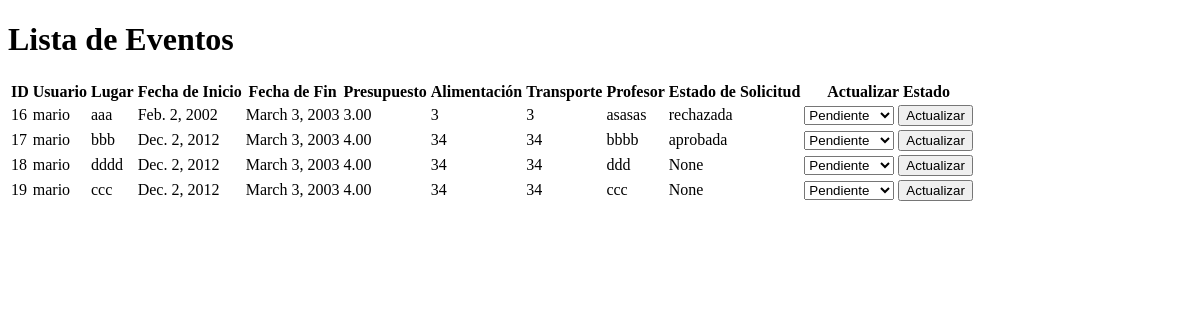
Before: /eventos/ (signed in) with the older database file.
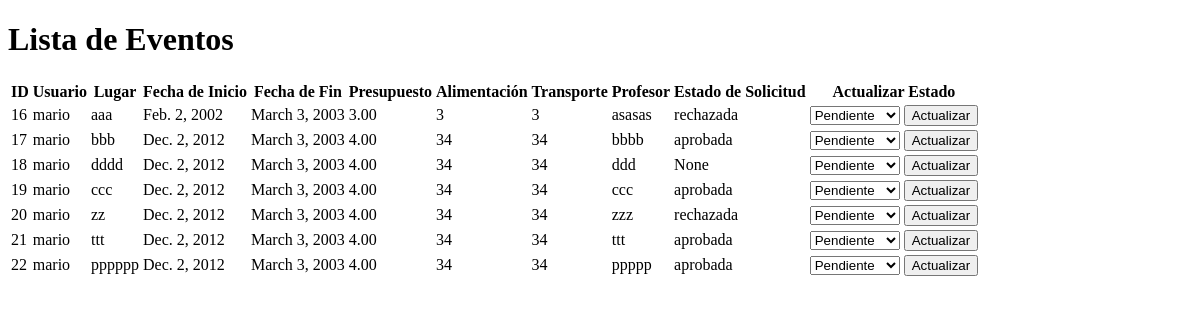
After: the same page with the newer database file.
### myapp/models.py (models this page shows, shortened)
class EventRequest(models.Model):
    usuario = models.ForeignKey(User, null=True, on_delete=models.CASCADE)
    lugar = models.CharField(max_length=200)
    fecha_inicio = models.DateField()
    fecha_fin = models.DateField()
    presupuesto = models.DecimalField(max_digits=10, decimal_places=2)
    alimentacion = models.CharField(max_length=200)
    transporte = models.CharField(max_length=200)
    profesor = models.CharField(max_length=200)
    estado_solicitud = models.CharField(null=True, max_length=200, default='Pendiente')

### myapp/views.py (the view)
# urls.py: path('eventos/', views.lista_eventos, name='lista_eventos'),
@login_required
def lista_eventos(request):
    eventos = EventRequest.objects.all()
    if request.method == 'POST':
        form = EstadoSolicitudForm(request.POST)
        print(request.POST)
        if form.is_valid():
            evento_id = form.cleaned_data['evento_id']
            estado_solicitud = form.cleaned_data['estado_solicitud']
            evento = EventRequest.objects.get(id=evento_id)
            evento.estado_solicitud = estado_solicitud
            evento.save()
            return redirect('lista_eventos')
    else:
        form = EstadoSolicitudForm()
    return render(request, 'lista_eventos.html', {'eventos': eventos, 'form': form, 'messages': messages.get_messages(request)})

### myapp/forms.py
class EstadoSolicitudForm(forms.Form):
    evento_id = forms.IntegerField(widget=forms.HiddenInput)
    estado_solicitud = forms.CharField(label='Estado de la Solicitud', widget=forms.Select(choices=[('pendiente', 'Pendiente'), ('aprobada', 'Aprobada'), ('rechazada', 'Rechazada')]))

### myapp/templates/lista_eventos.html (shortened to what this page needs)
<!DOCTYPE html>
<html lang="es">
<head>
</head>
<body>
<h1>Lista de Eventos</h1>
<table>
    <thead>
    <tr>
        <th>ID</th>
        <th>Usuario</th>
        <th>Lugar</th>
        <th>Fecha de Inicio</th>
        <th>Fecha de Fin</th>
        <th>Presupuesto</th>
        <th>Alimentación</th>
        <th>Transporte</th>
        <th>Profesor</th>
        <th>Estado de Solicitud</th>
        <th>Actualizar Estado</th>
    </tr>
    </thead>
    <tbody>
    {% for evento in eventos %}
    <tr>
        <td>{{ evento.id }}</td>
        <td>{{ evento.usuario }}</td>
        <td>{{ evento.lugar }}</td>
        <td>{{ evento.fecha_inicio }}</td>
        <td>{{ evento.fecha_fin }}</td>
        <td>{{ evento.presupuesto }}</td>
        <td>{{ evento.alimentacion }}</td>
        <td>{{ evento.transporte }}</td>
        <td>{{ evento.profesor }}</td>
        <td>{{ evento.estado_solicitud }}</td>
        <td>
            <form method="post">
                <select name="estado_solicitud">
                    <option value="pendiente">Pendiente</option>
                </select>
                <button type="submit">Actualizar</button>
            </form>
        </td>
    </tr>
    {% endfor %}
    </tbody>
</table>
</body>
</html>

Changed rows visible on the page:
changed EventRequest "ccc": estado_solicitud "None" → "aprobada"
added EventRequest: id "20", usuario "mario", lugar "zz", fecha_inicio "Dec. 2, 2012", fecha_fin "March 3, 2003", presupuesto "4.00", alimentacion "34", transporte "34", profesor "zzz", estado_solicitud "rechazada"
added EventRequest: id "21", usuario "mario", lugar "ttt", fecha_inicio "Dec. 2, 2012", fecha_fin "March 3, 2003", presupuesto "4.00", alimentacion "34", transporte "34", profesor "ttt", estado_solicitud "aprobada"
added EventRequest: id "22", usuario "mario", lugar "pppppp", fecha_inicio "Dec. 2, 2012", fecha_fin "March 3, 2003", presupuesto "4.00", alimentacion "34", transporte "34", profesor "ppppp", estado_solicitud "aprobada"
